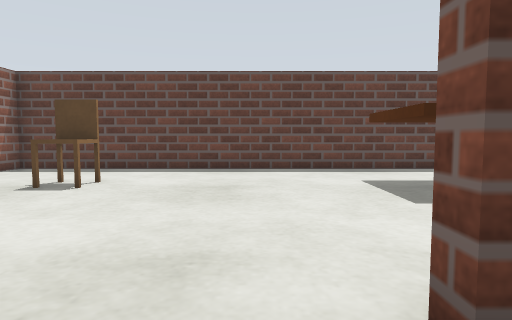
[1] (above)

12 first-person views from a walk through a robot-simulator world made for Gazebo. The camera is 0.5 m above the floor, tilts 4° down and sees 75° across. The floor is counted in squares, 0.5 m on a side. Each view is taken from the middle of a square. On the plan, view 1 faces up. The plan holds only what a view shows up to about 12 squares ahead; the rest is blank. Some stock models are drawn as simple stand-ins.

[2]
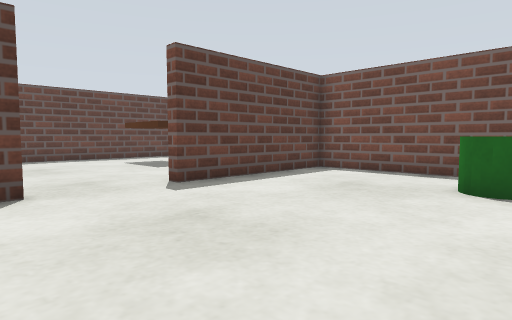

[3]
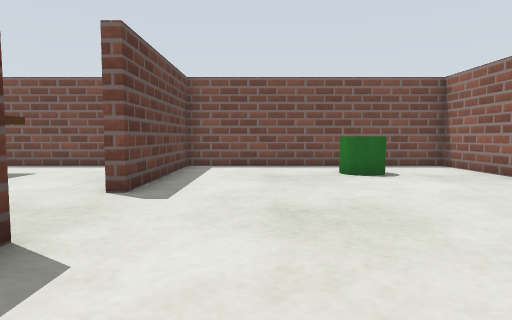

[4]
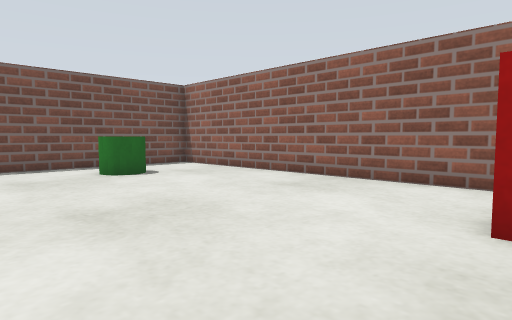

[5]
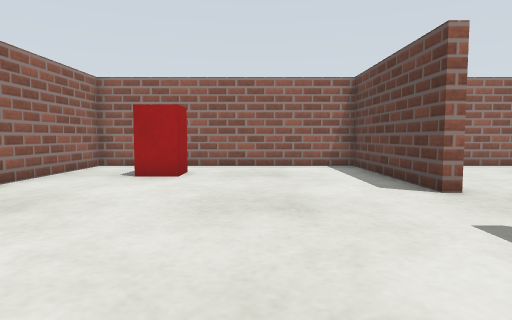

[6]
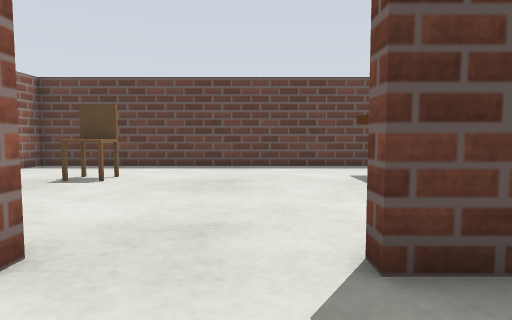

[7]
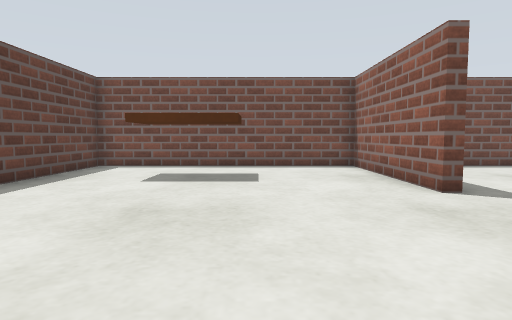

[8]
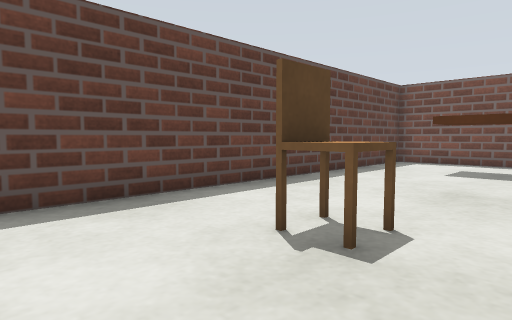

[9]
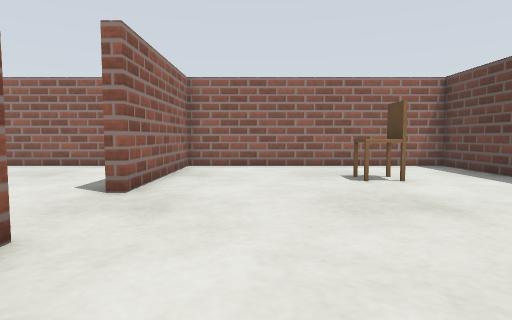

[10]
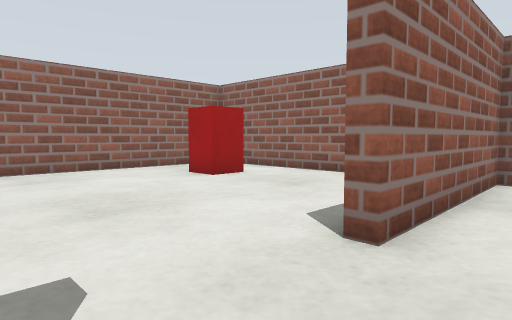

[11]
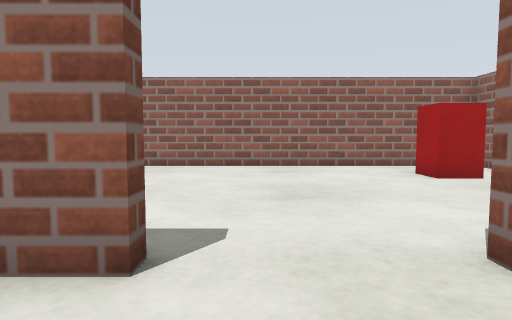

[12]
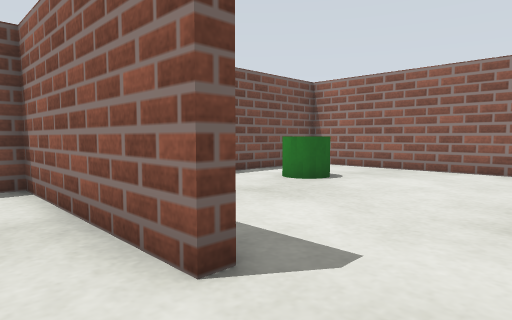

### Floor plan
Ten units are one square. View 1 is at (0, 0); x grows to the right and y downward. Boxes are objects, and circles mark ways between rooms. Rooms are numbered by the first view taken in them; rooms with no view inside come last. Other rooms are left out.
<svg viewBox="-79 -108 147 187">
<path fill="none" stroke="#000" d="M-19 -17 -19 -13 -74 -13 -74 74 63 74 63 -13 9 -13M9 -13 9 -17 63 -17 63 -103 -74 -103 -74 -17 -19 -17"/>
<rect x="-55" y="35" width="10" height="20" fill="#bbb"><title>red box</title></rect>
<rect x="35" y="35" width="10" height="10" fill="#bbb"><title>green cylinder</title></rect>
<rect x="-45" y="-75" width="10" height="10" fill="#bbb"><title>chair</title></rect>
<rect x="25" y="-85" width="20" height="30" fill="#bbb"><title>brown box</title></rect>
<circle cx="-5" cy="-10" r="3" fill="#2a7"/>
<text x="-10" y="30">1</text>
<text x="-10" y="-60">2</text>
</svg>
Room 1 opens to room 2.

Where each view was taken, in squares from view 1:
view 1: 0 up, 0 right, facing up
view 2: 5 down, 3 left, facing up-right
view 3: 1 down, 5 left, facing right
view 4: 0 up, 5 left, facing down-right
view 5: 2 down, 4 right, facing left
view 6: 1 down, 0 right, facing up
view 7: 5 up, 5 left, facing right
view 8: 5 up, 7 left, facing up-right
view 9: 4 up, 4 right, facing left
view 10: 3 up, 1 right, facing down-left
view 11: 4 up, 0 right, facing down
view 12: 3 up, 1 left, facing down-right
